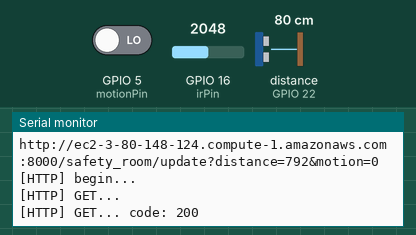
This sketch was run on a simulated ESP32. On the bench: the last lines printed to the serial monitor. Wiring (inferred from the names in the program): ultrasonic range finder: trigger GPIO 23; echo GPIO 22. Inputs (shaded band) come from the test bench; at power-on: distance to the obstacle (sensor on GPIO 22) 80 cm, GPIO 5 (motionPin) LOW, GPIO 16 (irPin) = 2048. The echo pulse lasts 58.3 µs per cm; WiFi joins after 1.5 s; servers stay silent unless stated; uploads are accepted with an empty reply.

Above: at 4.5 s.
4.6 s: distance to the obstacle (sensor on GPIO 22) set to 2 cm
At 6.08 s:
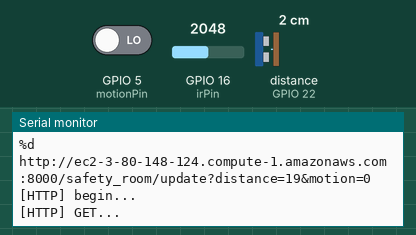
7.8 s: GPIO 5 (motionPin) driven HIGH
11.0 s: distance to the obstacle (sensor on GPIO 22) set to 4 cm
At 12.7 s:
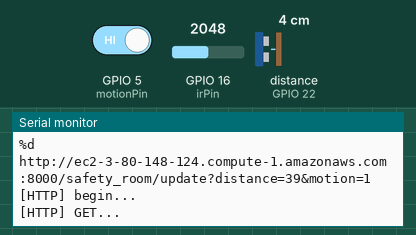

Measured:
- after the input at 4.6 s, the serial monitor: prints a new line after 1.3 s (image 1)
- after the input at 11.0 s, the serial monitor: prints a new line after 1.5 s (image 2)

The sketch:

safety_room_sensors.ino
```cpp
#include <Arduino.h>
#include <WiFi.h>
#include <WiFiMulti.h>

#include <HTTPClient.h>
WiFiMulti wifiMulti;

String url = "http://ec2-3-80-148-124.compute-1.amazonaws.com:8000/safety_room/update?";

const int trigPin = 23;
const int echoPin = 22;
const int motionPin = 5;
const int irPin = 16;

void setup() {
  pinMode (trigPin, OUTPUT);
  pinMode (echoPin,INPUT);
  pinMode (motionPin,INPUT);

  // Start the Serial Monitor
  Serial.begin(115200);

  //wifiMulti.addAP("wifi-name", "wifi-pwd");
}

void httpGet(long distance, int motion) {
  String new_url = url + "distance=" + distance + "&motion=" + motion;
  Serial.println(new_url);
  if((wifiMulti.run() == WL_CONNECTED)) {
    HTTPClient http;
    Serial.print("[HTTP] begin...\n");
    // configure traged server and url
    http.begin(new_url); //HTTP

    Serial.print("[HTTP] GET...\n");
    // start connection and send HTTP header
    int httpCode = http.GET();

    // httpCode will be negative on error
    if(httpCode > 0) {
      // HTTP header has been send and Server response header has been handled
      Serial.printf("[HTTP] GET... code: %d\n", httpCode);

      // file found at server
      if(httpCode == HTTP_CODE_OK) {
        String payload = http.getString();
        Serial.println(payload);
      }
    } else {
      Serial.printf("[HTTP] GET... failed, error: %s\n", http.errorToString(httpCode).c_str());
    }
    http.end();
  }
    else Serial.println("NO WIFI");
}

void loop() {
  long duration, distance, irDistance;
  int motion, motion_val;
  float volts;

  digitalWrite (trigPin, HIGH); // trigPin에서 초음파 발생
  delayMicroseconds(10);
  digitalWrite (trigPin, LOW);

  duration = pulseIn (echoPin, HIGH); // echoPin pulse 유지 시간 저장
  distance = 340 * duration / 1000 / 2; // distance 계산 (초음파는 340m/s, 왕복거리니까 2로 나누어줌), 1000000 microsecond = 1s, 1000mm = 1m

  motion = digitalRead (motionPin);
  if (motion == HIGH) {
    motion_val = 1;
  }
  else motion_val = 0;

  volts = analogRead (irPin) * 0.0048828125;
  irDistance = 13 * pow (volts, -1);

  Serial.println ("%ld\n", irDistance);

  httpGet (distance, motion_val);
  delay(2000);
}
```
